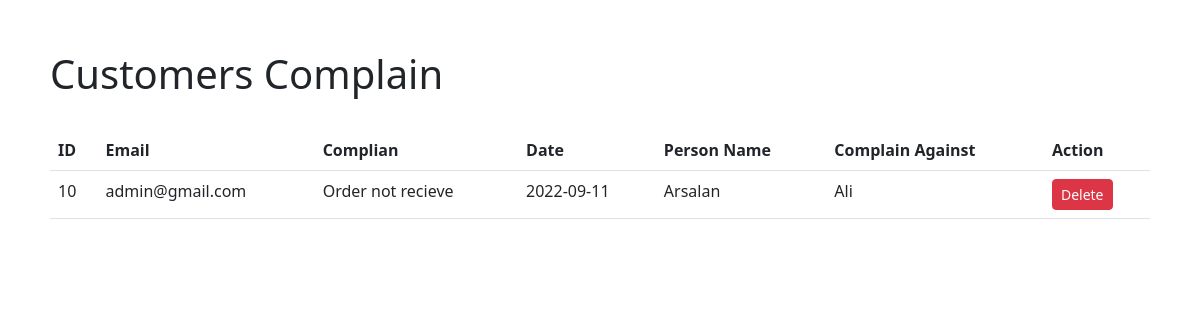
The page /complain-view.php on the database its author committed.
### tables this page shows
CREATE TABLE `contact` (
  `id` int(11) NOT NULL,
  `email` varchar(255) NOT NULL,
  `complaint` varchar(255) NOT NULL,
  `date` varchar(11) NOT NULL,
  `name` varchar(255) NOT NULL,
  `against_person` varchar(255) NOT NULL
);

### complain-view.php (the view, shortened to what this page needs)
<!DOCTYPE html>
<html lang="en">
    <head>
        <link href="https://cdn.jsdelivr.net/npm/bootstrap@5.2.0-beta1/dist/css/bootstrap.min.css" rel="stylesheet">
</head>
<body style="margin: 50px;">
    <h1>Customers Complain</h1>
    <br>
    <table class="table">
        <thead>
            <tr>
                <th>ID</th>
                <th>Email</th>
                <th>Complian</th>
                <th>Date</th>
                <th>Person Name</th>
                <th>Complain Against</th>
                <th>Action</th>
</tr>
</thead>
<tbody>
    <?php
    $servername = "localhost";
    $username = "root";
    $password = "";
    $database = "shopping";
    $connection = new mysqli($servername, $username, $password, $database);
    $sql = "SELECT * FROM contact";
    $result = $connection->query($sql);
    while($row = $result->fetch_assoc()){
        echo "<tr>
        <td>" . $row["id"] . "</td>
        <td>" . $row["email"] . "</td>
        <td>" . $row["complaint"] . "</td>
        <td>" . $row["date"] . "</td>
        <td>" . $row["name"] . "</td>
        <td>" . $row["against_person"] . "</td>
        <td>
            <a class='btn btn-danger btn-sm' href='complain-delete.php?id=$row[id]'>Delete</a>
        </td>
</tr>";
    }
?>
</tbody>
    </table>
</body>
</html>

### rows shown on the page
contact: id "10", email "admin@gmail.com", complaint "Order not recieve", date "2022-09-11", name "Arsalan", against_person "Ali"
